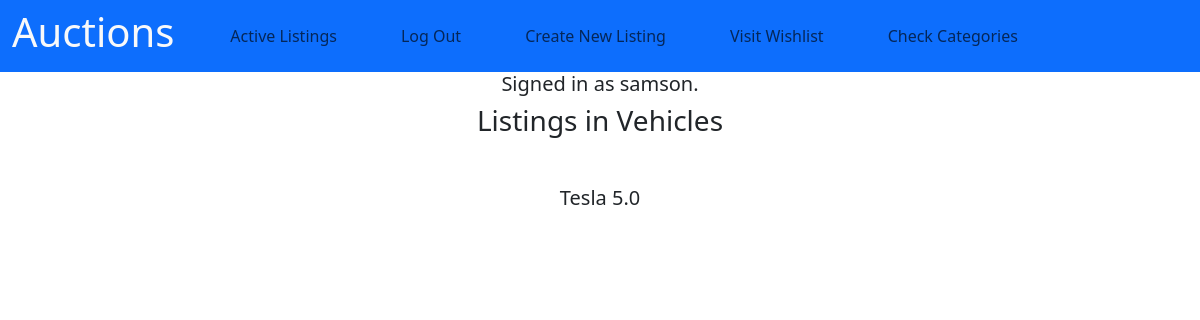
Screenshot of /display_category/4 (signed in) with the database file from the repository.
### auctions/models.py (models this page shows, shortened)
class User(AbstractUser):
    pass

class Category(models.Model):
    name = models.CharField(max_length=50)

class Listing(models.Model):
    title = models.CharField(max_length=200)
    description = models.TextField()
    starting_bid = models.DecimalField(decimal_places=2, max_digits=15)
    category = models.ForeignKey(Category,on_delete=models.CASCADE,related_name='listings')
    reserve_price = models.DecimalField(max_digits=10,decimal_places=2)
    current_bid = models.DecimalField(max_digits=10,decimal_places=2)
    seller = models.ForeignKey(User,on_delete=models.CASCADE,related_name='listing_seller')
    end_time = models.DateTimeField()
    winner = models.ForeignKey(User,null=True, blank=True, on_delete=models.SET_NULL, related_name='won_listing')
    closed = models.BooleanField(default=False)

### auctions/views.py (the view)
# urls.py: path("display_category/<int:category_id>",views.display_category,name="display_category")
@login_required
def display_category(request,category_id):
    category = get_object_or_404(Category,pk=category_id)
    listings_in_category = category.listings.all()
    return render(request,"auctions/display.html",{
        "listings":listings_in_category,
        "category":category
    })

### auctions/templates/auctions/display.html (shortened to what this page needs)
{% extends "auctions/layout.html" %}
{% block body %}
<div class="text-center h3 mb-5">Listings in {{ category.name }}</div>
<div class="text-center h5 mb-2">
  {% for listing in listings %}
  <p><a href="{% url 'listing_page' listing_id=listing.id %}" class="nav-link">{{ listing.title }}</a></p>
  {% endfor %}
</div>
  {% endblock %}

### auctions/templates/auctions/layout.html (shortened to what this page needs)
{% load static %}
<!DOCTYPE html>
<html lang="en">
    <head>
        <link href="https://cdn.jsdelivr.net/npm/bootstrap@5.3.2/dist/css/bootstrap.min.css" rel="stylesheet">
    </head>
        <link href="{% static 'auctions/styles.css' %}" rel="stylesheet">
    </head>
    <body>
        <nav class="navbar navbar-expand-lg mt-0  bg-primary">
            <div class="container-fluid">
            <h1 class="text-light me-5">Auctions</h1>
              <div class="collapse navbar-collapse" id="navbarSupportedContent">
        <ul class="navbar-nav me-auto mb-2 mb-lg-0 ">
            <li class="nav-item">
                <a class="nav-link" href="{% url 'index' %}">Active Listings</a>
            </li>
            {% if user.is_authenticated %}
                <li class="nav-item ms-5 ">
                    <a class="nav-link" href="{% url 'logout' %}">Log Out</a>
                </li>
                <li class="nav-item ms-5">
                    <a href="{% url 'new_listing' %}" class="nav-link">Create New Listing</a>
                </li>
                <li class="nav-item ms-5">
                    <a href="{% url 'wish_list_page' %}" class="nav-link">Visit Wishlist</a>
                </li>
                <li class="nav-item ms-5">
                    <a href="{% url 'view_categories' %}" class="nav-link">Check Categories</a>
                </li>
            {% endif %}
        </ul>
    </div>
</div>
</nav>
<div class="d-flex justify-content-center h5 lead">
    <div>
    {% if user.is_authenticated %}
        Signed in as  <strong>{{ user.username }}</strong>.
    {% else %}
        Not signed in.
    {% endif %}
</div>
</div>
        {% block body %}
        {% endblock %}
    </body>
</html>

### auctions/static/auctions/styles.css (style rules this page uses)
body { padding: 10px; }

### auctions/templates/auctions/layout.html (style rules this page uses)
body { margin: 0; padding: 0; box-sizing: border-box; }

### rows the page displays
User: username "samson"
Category: name "Vehicles"
Listing: title "Tesla 5.0"
